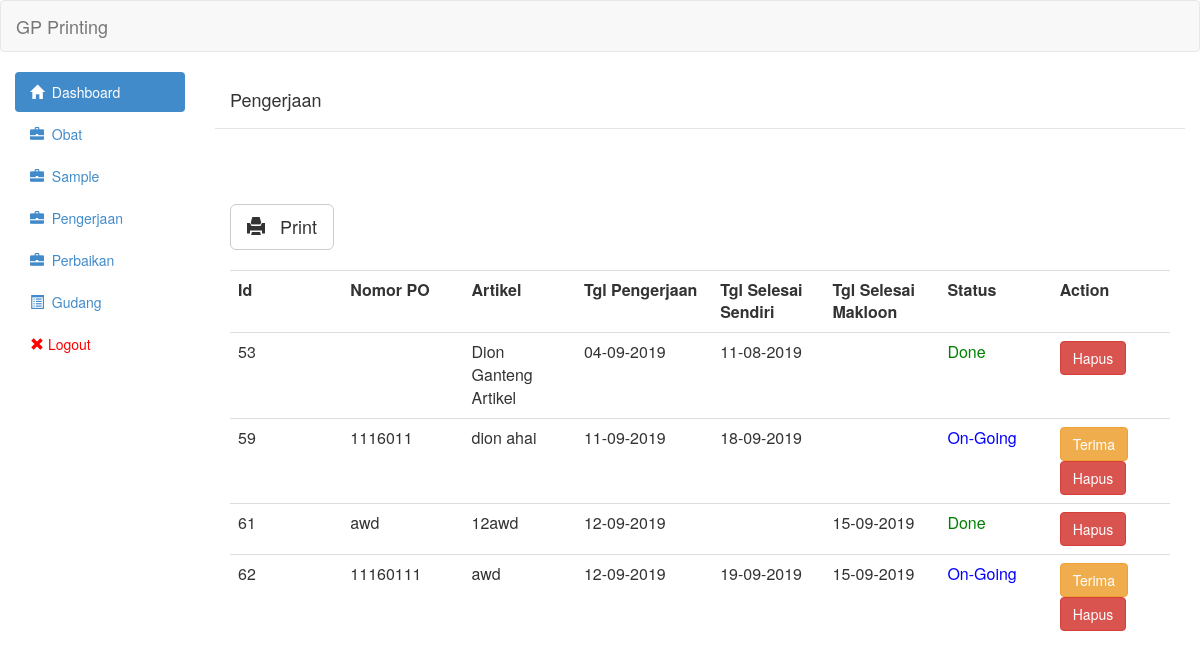
The page /view/pengerjaan.php (signed in) on the database its author committed.
### tables this page shows
CREATE TABLE `pengerjaan` (
  `id` int(11) NOT NULL,
  `id_sample` int(11) NOT NULL,
  `nomor_po` varchar(255) NOT NULL,
  `tipe` int(11) NOT NULL,
  `tgl_mulai` date NOT NULL,
  `qty_sendiri` int(11) NOT NULL,
  `tgl_selesai_sendiri` date DEFAULT NULL,
  `qty_makloon` int(11) NOT NULL,
  `tgl_selesai_makloon` date DEFAULT NULL,
  `status` int(11) NOT NULL,
  `qty_awal` int(11) NOT NULL,
  `keterangan` text NOT NULL,
  `qty_akhir_makloon` int(11) NOT NULL,
  `qty_akhir_sendiri` int(11) NOT NULL,
  `jumlah_orang` int(11) NOT NULL,
  `jam_kerja` int(11) NOT NULL,
  `biaya_makloon` int(11) NOT NULL,
  `meja` int(11) NOT NULL,
  `tgl_naik_barang` date DEFAULT NULL
);

CREATE TABLE `sample` (
  `id` int(11) NOT NULL,
  `artikel` varchar(255) NOT NULL,
  `nomor_po` varchar(30) NOT NULL,
  `tgl` date NOT NULL,
  `tgl_selesai` date DEFAULT NULL,
  `tgl_naik_bahan` date DEFAULT NULL,
  `status` tinyint(1) NOT NULL DEFAULT 0,
  `biaya` int(11) NOT NULL
);

### controller/pengerjaan/pengerjaan_show.php (the view, shortened to what this page needs)
<?php
	include('../controller/config/linken.php');
	include('../controller/config/asset.php');
	$queryGetPengerjaan = "SELECT pengerjaan.id_sample,pengerjaan.id,pengerjaan.nomor_po,pengerjaan.tipe,pengerjaan.tgl_mulai,pengerjaan.tgl_selesai_sendiri,pengerjaan.tgl_selesai_makloon,pengerjaan.status,sample.artikel FROM pengerjaan join sample on pengerjaan.id_sample = sample.id ORDER BY pengerjaan.id ASC";
	$resultGetPengerjaan = mysqli_query($link,$queryGetPengerjaan) or die(mysqli_error($link));
	 echo "<table class='table table-hover'><tr>
						<th class='col-md-1'>Id</th>
						<th class='col-md-1'>Nomor PO</th>
                        <th class='col-md-1'>Artikel</th>
                        <th class='col-md-1'>Tgl Pengerjaan</th>
						<th class='col-md-1'>Tgl Selesai Sendiri</th>
                        <th class='col-md-1'>Tgl Selesai Makloon</th>
                        <th class='col-md-1'>Status</th>
                        <th class='col-md-1'>Action</th>
						</tr>";
	while($row = mysqli_fetch_assoc($resultGetPengerjaan)){
    if($row['tgl_selesai_sendiri']=='0000-00-00'){
        $row['tgl_selesai_sendiri']=null;
    }
     if($row['tgl_selesai_makloon']=='0000-00-00'){
        $row['tgl_selesai_makloon']=null;
    }
	?>
                            <tr onclick='AjaxGetDetailPengerjaan(<?php echo $row["id_sample"];?>)'>
								<td><?php echo $row['id']?></td>
								<td><?php echo $row['nomor_po']?></td>
                                <td><?php echo $row['artikel']?></td>
                                <td><?php echo formatTgl($row['tgl_mulai'])?></td>
                                <td><?php echo formatTgl($row['tgl_selesai_sendiri'])?></td>
                                <td><?php echo formatTgl($row['tgl_selesai_makloon'])?></td>
								<td><?php if($row['status']==0){
									echo "<span style='color:blue'>On-Going</span>";
									}else if($row['status']==1){
										echo "<span style='color:green'>Done</span>";
									}else if($row['status']==2){
										echo "<span style='color:red'>Revisi</span>";
									}
								;?></td><td>
                                <?php
                                if($row['status']==0){ ?>
                                <button onclick="ChangeStatusPengerjaan(<?php echo $row["id"];?>,<?php echo $row["tipe"];?>)" class="btn btn-warning">Terima</button>
                                <?php }; ?>
                                <a class='btn btn-danger' href='controller/pengerjaan/pengerjaan_delete.php?id="<?php echo $row["id"];?>"'>Hapus</a></td>
                            </tr>
<?php
	}
	echo "</table>";
function formatTgl($tgl){
	if($tgl!=0||$tgl!=null){
	$tglArray = explode("-",$tgl);
	return $tglArray[2]."-".$tglArray[1]."-".$tglArray[0];
	}
	return null;
}
	?>

### rows shown on the page
pengerjaan: id "53", id_sample.artikel "Dion Ganteng Artikel", tgl_mulai "04-09-2019", tgl_selesai_sendiri "11-08-2019", status "Done"
pengerjaan: id "59", nomor_po "1116011", id_sample.artikel "dion ahai", tgl_mulai "11-09-2019", tgl_selesai_sendiri "18-09-2019", status "On-Going"
pengerjaan: id "61", nomor_po "awd", id_sample.artikel "12awd", tgl_mulai "12-09-2019", tgl_selesai_makloon "15-09-2019", status "Done"
pengerjaan: id "62", nomor_po "11160111", id_sample.artikel "awd", tgl_mulai "12-09-2019", tgl_selesai_sendiri "19-09-2019", tgl_selesai_makloon "15-09-2019", status "On-Going"
